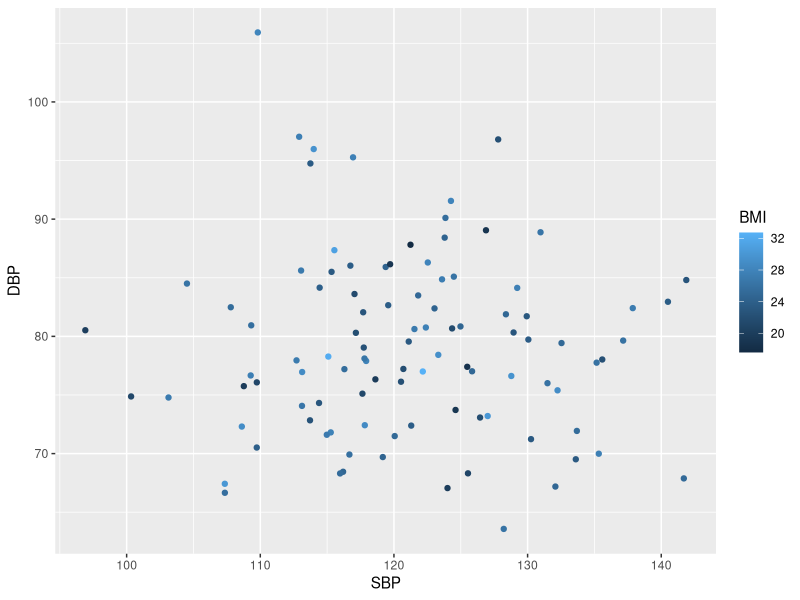
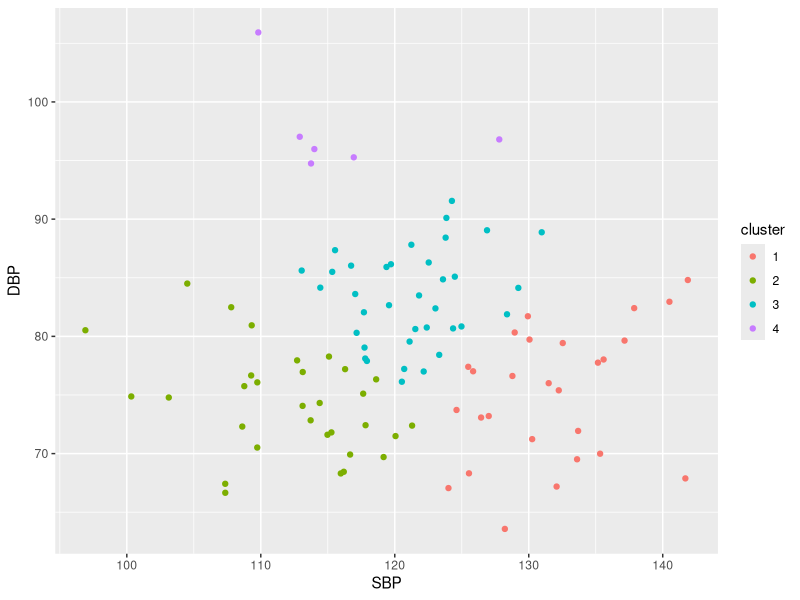

Source code (R) for these figures, in order:
### k-means

# Introducción del problema:
# En este ejemplo, utilizaremos un conjunto de datos ficticio que contiene información
# sobre pacientes con enfermedades cardíacas. Las características recopiladas incluyen 
# datos como la presión arterial sistólica (SBP), la presión arterial diastólica (DBP), 
# el nivel de colesterol (cholesterol), y el índice de masa corporal (BMI). 
# Queremos utilizar el algoritmo K-Means para agrupar a los pacientes en diferentes clusters,
# lo que podría ayudarnos a identificar diferentes perfiles de pacientes con enfermedades
# cardíacas y mejorar la personalización de los tratamientos.


# Cargamos las librerías necesarias
library(ggplot2)

# Generamos datos de ejemplo para enfermedades cardíacas (ficticios)
set.seed(123)  # Para reproducibilidad del resultado

# Generamos 100 pacientes con datos ficticios
num_pacientes <- 100
data <- data.frame(
  SBP = rnorm(num_pacientes, mean = 120, sd = 10),
  DBP = rnorm(num_pacientes, mean = 80, sd = 8),
  cholesterol = rnorm(num_pacientes, mean = 200, sd = 20),
  BMI = rnorm(num_pacientes, mean = 25, sd = 3)
)

# Visualización del conjunto de datos original (opcional)
print(ggplot(data, aes(x = SBP, y = DBP, color = BMI)) + geom_point())

# Extraemos las columnas relevantes para el clustering
X <- data[, c("SBP", "DBP")]

# Número de clusters que queremos encontrar
k <- 4

# Algoritmo K-Means
set.seed(42)  # Para reproducibilidad del resultado
kmeans_result <- kmeans(X, centers = k)

# Visualización de los clusters generados por K-Means
X$cluster <- as.factor(kmeans_result$cluster)
print(ggplot(X, aes(x = SBP, y = DBP, color = cluster)) + geom_point())

# Centroides de los clusters encontrados
centroids <- as.data.frame(kmeans_result$centers)
print(centroids)
